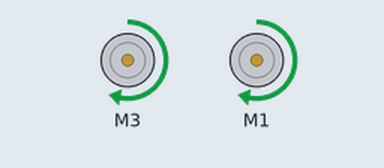
This sketch was run on a simulated Arduino Mega 2560, built with avr-gcc and run on an emulated ATmega2560. On the bench: 2 × DC motor (green arrow = forward, orange = backward, longer = faster).

Above: at 0.1 s.
Timing chart, 0 to 1.6 s (numbered marks = the images above):
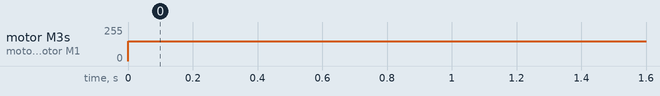

The sketch:

B3_01_TimedForward_RR.ino
```cpp
/* B3_TimedForward.ino
   Drive the TWO-WHEELED Bread Board Bot (BBbot, B^3)
   straight ahead for specified time and then stop

   Intially commented out code will impliment a a short
   reverse brake on the motors.

   Arduino: Arduino Mega 256 v3 Clone
   Motor Shield: Adafruit assembled Motor Shield for Arduino v2
   ---->  http://www.adafruit.com/products/1438

   Programmer: Dave Eslinger (DLE); June 3, 2015
   Major revisions:
         6/7/2015, DLE: Cleaned it up for GoSciTech
         7/4/2015 DLE renamed

*/
#include <Wire.h>
#include <Adafruit_MotorShield.h>
#include <math.h>

// Create the motor shield object with the default I2C address
Adafruit_MotorShield AFMS = Adafruit_MotorShield();

// Define Constants
const byte TESTSPEED = 155;

// Define 'ports' for motors.
const byte LEFT_MOTOR_PORT = 3;
const byte RIGHT_MOTOR_PORT = 1;
// Create pointers to motor control objects
Adafruit_DCMotor *motorLeft = AFMS.getMotor(LEFT_MOTOR_PORT);
Adafruit_DCMotor *motorRight = AFMS.getMotor(RIGHT_MOTOR_PORT);

void setup(void){
  AFMS.begin();  // create with the default frequency 1.6KHz
  // Turn off all motors
  motorLeft->run(RELEASE);
  motorRight->run(RELEASE);
}

void loop(void){
  // Drive forward for 1 second at X/255 (~60% power)
  int duration = 1000; // in milliseconds
  byte speed = 255;
  motorLeft->setSpeed(150);
  motorRight->setSpeed(150);

  motorLeft->run(FORWARD);
  motorRight->run(FORWARD);

 delay(1000);

  motorLeft->setSpeed(150);
  motorRight->setSpeed(150);

  motorLeft->run(FORWARD);
  motorRight->run(FORWARD);

  delay(1000);

}

 // motorLeft->run(RELEASE);   // Now stop the motors
  //motorRight->run(RELEASE);  // However, this just coasts

  /*motorLeft->run(FORWARD);  // Run backwards for a brief period
  motorRight->run(BACKWARD);
  delay(250);

  motorLeft->run(BACKWARD);  // Run backwards for a brief period
  motorRight->run(BACKWARD);
  delay(duration);


  motorLeft->run(FORWARD);  // Run backwards for a brief period
  motorRight->run(BACKWARD);
  delay(250);

  motorLeft->run(BACKWARD);  // Run backwards for a brief period
  motorRight->run(BACKWARD);
  delay(duration);

  motorLeft->run(FORWARD);  // Run backwards for a brief period
  motorRight->run(BACKWARD);
  delay(250);

  motorLeft->run(BACKWARD);  // Run backwards for a brief period
  motorRight->run(BACKWARD);
  delay(duration);

  motorLeft->run(FORWARD);  // Run backwards for a brief period
  motorRight->run(BACKWARD);
  delay(250);

  motorLeft->run(BACKWARD);  // Run backwards for a brief period
  motorRight->run(BACKWARD);
  delay(duration);


  motorLeft->run(RELEASE);     // and then stop the motors
  motorRight->run(RELEASE);

  delay(2000);       // Pause for 2 seconds
//while (1) {};      // What does this do?
}

/*void allStop(int direction) {
  motorLeft->setSpeed(100); // 100 on a 0-255 scale.
  motorRight->setSpeed(100);
  if (direction == FORWARD) {
    motorLeft->run(FORWARD);
    motorRight->run(BACKWARD);
  }
  else {

    motorLeft->run(FORWARD);
    motorRight->run(FORWARD);
  }
  //delay(50);
  motorLeft->run(RELEASE);
  motorRight->run(RELEASE);
  return;
}*/
```

Measured:
- by itself, motor M3, motor M1: stopped → forward 150/255 at 0.00 s
